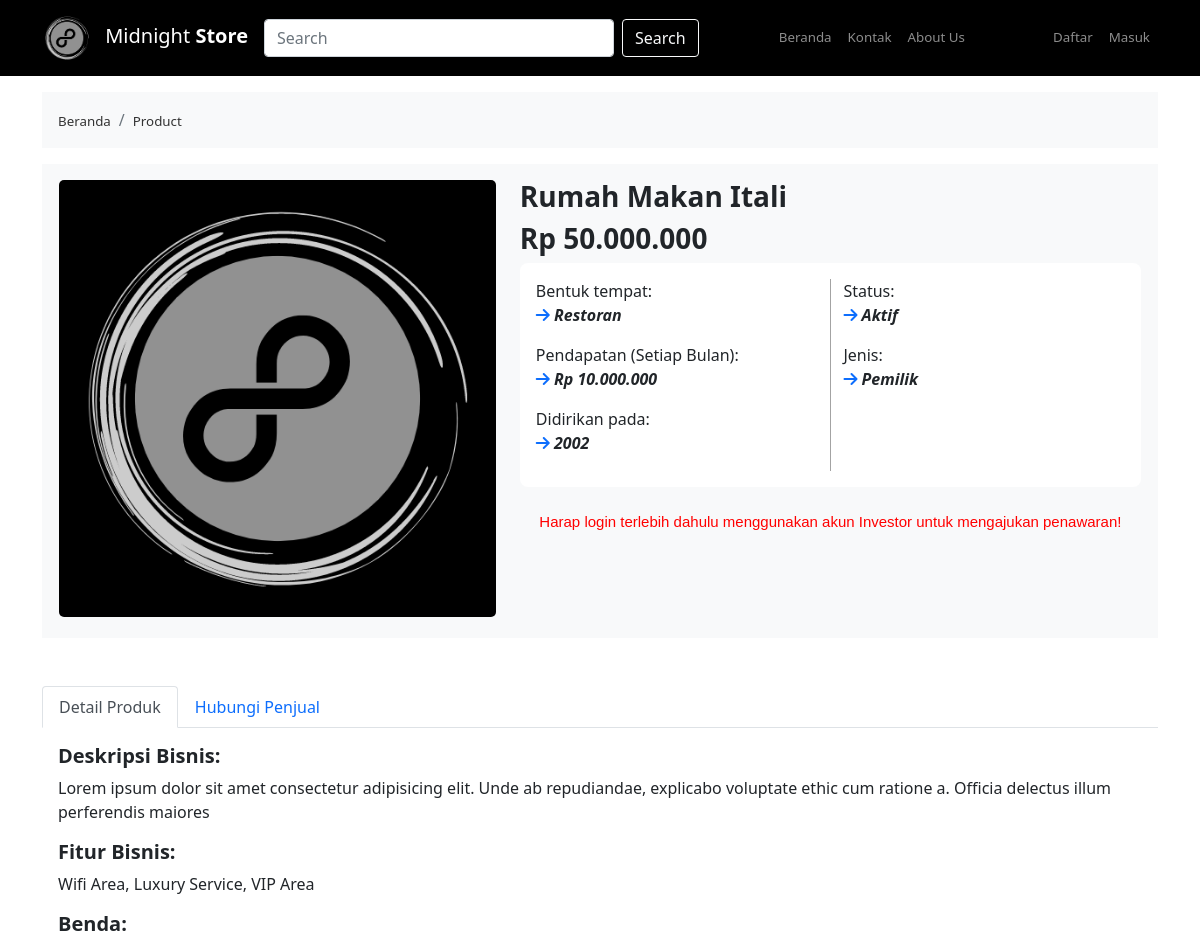
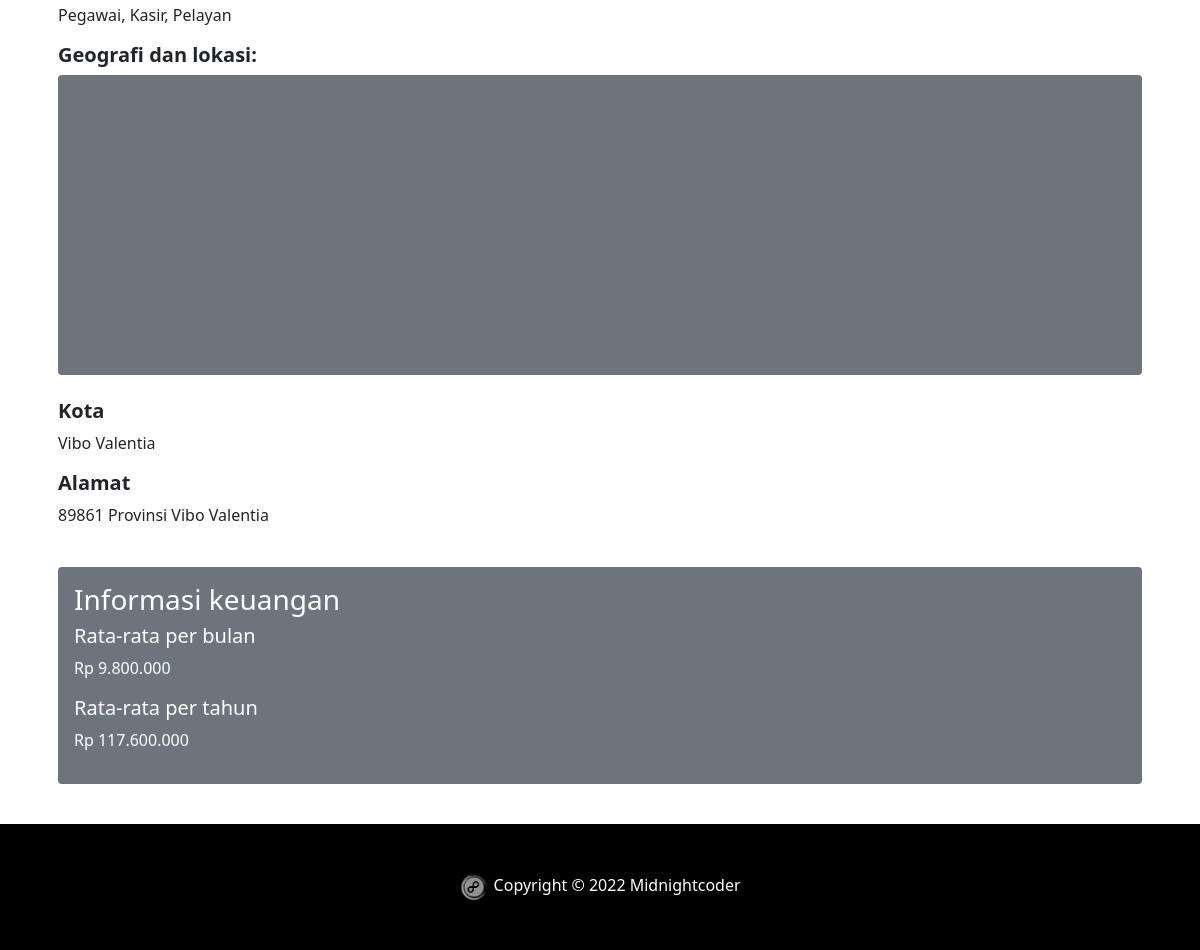
/product.php?id=2, run on the app's committed database (2 pictures, top to bottom).
### tables this page shows
CREATE TABLE `bisnis` (
  `id` int(11) NOT NULL,
  `nama` varchar(60) NOT NULL,
  `deskripsi` text NOT NULL,
  `harga` int(11) NOT NULL,
  `bentuk` varchar(15) NOT NULL,
  `pendapatan` varchar(20) NOT NULL,
  `didirikan` year(4) NOT NULL,
  `status` varchar(10) NOT NULL,
  `jenis` varchar(15) NOT NULL,
  `fitur` text DEFAULT NULL,
  `benda` text DEFAULT NULL,
  `mapLat` float(10,6) DEFAULT NULL,
  `mapLng` float(10,6) DEFAULT NULL,
  `kota` varchar(15) NOT NULL,
  `alamat` text NOT NULL,
  `rataPerB` varchar(20) NOT NULL,
  `rataPerT` varchar(20) NOT NULL,
  `idPengusaha` int(255) NOT NULL
);

### product.php (the view, shortened to what this page needs)
<!doctype html>
<html lang="en">
<head>
  <link href="https://cdn.jsdelivr.net/npm/bootstrap@5.1.3/dist/css/bootstrap.min.css" rel="stylesheet"
>
  <link rel="stylesheet" type="text/css" href="product.css">
  <link rel="stylesheet" href="https://cdnjs.cloudflare.com/ajax/libs/font-awesome/6.2.1/css/all.min.css"
 />
</head>
<body>
  <?php
    include "connect.php";
  ?>
  <nav class="navbar navbar-expand-lg navbar-dark bg-black">
    <div class="container">
      <a class="navbar-brand" href="index.php">
        <img src="img/1.png" alt="" width="50" height="50" class="me-2">
        Midnight <strong>Store</strong>
      </a>
      <div class="collapse navbar-collapse" id="navbarNav">
        <form class="d-flex">
          <input class="form-control me-2" type="search" placeholder="Search" aria-label="Search">
          <button class="btn btn-outline-light" type="submit">Search</button>
        </form>
        <ul class="navbar-nav ms-auto">
          <li class="nav-item">
            <a class="nav-link" aria-current="page" href="index.php">Beranda</a>
          </li>
          <li class="nav-item">
            <a class="nav-link" href="https://wa.me/+628886964888">Kontak</a>
          </li>
          <li class="nav-item">
            <a class="nav-link" href="us.html">About Us</a>
          </li>
        </ul>
        <ul class="navbar-nav ms-auto">
        <?php
            if (isset($_SESSION['email']) && $_SESSION['email'] == TRUE) {
              $email = $_SESSION['email'];
              echo '
                      <li class="nav-item">
                        <img src="logined/userimg/user-' . $idPengguna . '.jpg" class="rounded-circle" onError="this.src = \'img/1.png\'" style="width:40px; height:40px">
                      </li>
                      <li class="nav-item">
                        <a href="logined/profile.php" class="nav-link">' . $email . '</a>
                      </li>
                      <li class="nav-item">
                        <a href="logout.php" class="nav-link" style="color: red;">Logout</a>
                      </li>
                      ';
            } else {
              echo "
                    <li class='nav-item'>
                      <a class='nav-link' href='register.php'> Daftar</a>
                    </li>
                    <li class='nav-item'>
                      <a class='nav-link' href='login.php'> Masuk</a>
                    </li>
                    ";
            }
        ?>
        </ul>
      </div>
    </div>
  </nav>
  <div class="container">
    <nav aria-label="breadcrumb" class="bg-light mt-3">
      <ol class="breadcrumb p-3">
        <li class="breadcrumb-item"><a href="index.php" class="text-decoration-none">Beranda</a></li>
        <li class="breadcrumb-item active"><a href="#" class="text-decoration-none">Product</a></li>
      </ol>
    </nav>
  </div>
  <?php
    $id = $_GET['id'];
    $sql = "SELECT * FROM bisnis WHERE id = $id";
    $hasil = mysqli_query($conn, $sql);
    $row = mysqli_fetch_assoc($hasil);
    $nama = $row['nama'];
    $deskripsi = $row['deskripsi'];
    $harga = $row['harga'];
    $bentuk = $row['bentuk'];
    $pendapatan = $row['pendapatan'];
    $didirikan = $row['didirikan'];
    $status = $row['status'];
    $jenisB = $row['jenis'];
    $fitur = $row['fitur'];
    $benda = $row['benda'];
    $mapLat = $row['mapLat'];
    $mapLng = $row['mapLng'];
    $kota = $row['kota'];
    $alamat = $row['alamat'];
    $rataPerB = $row['rataPerB'];
    $rataPerT = $row['rataPerT'];
  ?>
  <div class="container">
    <div class="row row-product bg-light">
      <div class="col-md-5 col-8">
        <figure class="figure">
          <div id="carouselExampleControls" class="carousel slide" data-bs-ride="carousel">
            <div class="carousel-inner">
              <div class="carousel-item active">
                <img src="img/1.png" class="w-100" style="border-radius: 5px; width: 450px;">
              </div>
            </div>
          </div>
        </figure>
      </div>
      <div class="col-md-7 col-12">
        <h3 class="h3-header"><?php echo $nama?></h3>
        <h3 class="h3-header">Rp <?php echo number_format($harga, 0, ',', '.');?></h3>
        <div class="bg-white p-3" style="border-radius: 8px;">
          <div class="row">
            <div class="col-6 ">
              <p>Bentuk tempat: <br> <span class="fw-bold fst-italic"><i
                    class="text-primary fa-solid fa-arrow-right"></i> <?php echo $bentuk?></span></p>
              <p>Pendapatan (Setiap Bulan): <br> <span class="fw-bold fst-italic"><i
                    class="text-primary fa-solid fa-arrow-right"></i> Rp <?php echo $pendapatan?></span>
              </p>
              <p>Didirikan pada: <br> <span class="fw-bold fst-italic"><i
                    class="text-primary fa-solid fa-arrow-right"></i> <?php echo $didirikan?></span></p>
            </div>
            <div class="col-6 " style="border-left: solid 1px rgb(163, 163, 163);">
              <p>Status: <br> <span class="fw-bold fst-italic"><i class="text-primary fa-solid fa-arrow-right"></i>
                  <?php echo $status?></span></p>
              <p>Jenis: <br> <span class="fw-bold fst-italic"><i class="text-primary fa-solid fa-arrow-right"></i>
                  <?php echo $jenisB?></span>
              </p>
            </div>
          </div>
        </div>
        <?php
        if (isset($_SESSION['email']) && $_SESSION['email'] == TRUE) {
          $jenis = $_SESSION['id_jenis'];
          if ($jenis == 2) {
        ?>
        <div class="mt-4">
          <button class="button" onclick="openPopup()"> Ajukan Penawaran!</button>
          <div class="container">
            <div class="popup-content" id="popup-content">
              <img src="img/1.png">
              <br>
              <br>
              <button class="bckBtn" onclick="closePopup()">
              </button>
              <h2>Tertarik dengan bisnis ini ?</h2>
              <p>Anda ingin mengajukan penawaran untuk bisnis ini ?</p>
              <h2>Harga Bisnis</h2>
              <h2>Rp <?php echo number_format($harga, 0, ',', '.')?></h2>
              <br>
              <br>
              <br>
              <form action="productFunction.php?id=<?php echo $id?>" method="POST">
                <div class="row">
                  <div class="col">
                    <h5>Harga Tawaran Anda</h5>
                    <div class="inputDiv">
                        <h5>Rp</h5>
                        <input required name="nominal" class="form-control ms-2 mb-4 w-100" type="text" placeholder="Nominal"
                       autocomplete="off">
                    </div>
                </div>
              </div>
              <hr>
                <div class="btnDiv">
                    <button type="submit" name="submit" id="submit" onclick="popupConf();" style="width: 100%;" class="buttonAjukan"> Ajukan</button>
                </div>
              </form>
              <script>
                function onlyNumberKey(evt) {
                  // Only ASCII character in that range allowed
                  var ASCIICode = (evt.which) ? evt.which : evt.keyCode
                  if (ASCIICode > 31 && (ASCIICode < 48 || ASCIICode > 57))
                    return false;
                  return true;
                }
                function popupConf() {
                  confirm("Anda yakin akan mengajukan penawaran ke bisnis ini?");
                }
              </script>
              <script>
                let popup = document.getElementById("popup-content");
                function openPopup() {
                  popup.classList.add("open-popup-content");
                }
                function closePopup() {
                  popup.classList.remove("open-popup-content");
                }
                var tanpa_rupiah = document.getElementById('tanpa-rupiah');
                  tanpa_rupiah.addEventListener('keyup', function(e)
                  {
                      tanpa_rupiah.value = formatRupiah(this.value);
                  });
                  function formatRupiah(angka, prefix)
                  {
                      var number_string = angka.replace(/[^,\d]/g, '').toString(),
                          split    = number_string.split(','),
                          sisa     = split[0].length % 3,
                          rupiah     = split[0].substr(0, sisa),
                          ribuan     = split[0].substr(sisa).match(/\d{3}/gi);
                      if (ribuan) {
                          separator = sisa ? '.' : '';
                          rupiah += separator + ribuan.join('.');
                      }
                      rupiah = split[1] != undefined ? rupiah + ',' + split[1] : rupiah;
                      return prefix == undefined ? rupiah : (rupiah ? 'Rp. ' + rupiah : '');
                  }
              </script>
            </div>
          </div>
        </div>
        <?php
          } else {
            echo "
            <div class='mt-4'>
              <p style='text-align: center; font-family: Arial; font-size: 15px; color: red;'>Harap login terlebih dahulu menggunakan akun Investor untuk mengajukan penawaran!</p>
            </div>
            ";
          }
        } else {
          echo "
          <div class='mt-4'>
            <p style='text-align: center; font-family: Arial; font-size: 15px; color: red;'>Harap login terlebih dahulu menggunakan akun Investor untuk mengajukan penawaran!</p>
          </div>
          ";
        }
        ?>
      </div>
    </div>
    <div class="row mt-5">
      <div class="col-12">
        <ul class="nav nav-tabs" id="myTab" role="tablist">
          <li class="nav-item" role="presentation">
            <button class="nav-link active" id="home-tab" data-bs-toggle="tab" data-bs-target="#home" type="button"
              role="tab" aria-controls="home" aria-selected="true">Detail Produk</button>
          </li>
          <li class="nav-item" role="presentation">
            <button class="nav-link" id="profile-tab" data-bs-toggle="tab" data-bs-target="#profile" type="button"
              role="tab" aria-controls="profile" aria-selected="false">Hubungi Penjual</button>
          </li>
        </ul>
        <div class="tab-content" id="myTabContent">
          <div class="tab-pane fade show active p-3" id="home" role="tabpanel" aria-labelledby="home-tab">
            <h5><strong>Deskripsi Bisnis:</strong></h5>
            <p><?php echo $deskripsi?></p>
            <h5> <strong> Fitur Bisnis:</strong></h5>
            <p> <?php echo $fitur?></p>
            <h5> <strong> Benda:</strong></h5>
            <p><?php echo $benda?></p>
            <?php
            if ($mapLat && $mapLng != NULL || $mapLat && $mapLng > 0) {
            ?>
            <h5> <strong> Geografi dan lokasi:</strong></h5>
            <div class="bg-secondary rounded">
              <div id="map"></div>
            </div>
            <br>
            <?php
            }
            ?>
            <h5><strong> Kota</strong></h5>
            <p> <?php echo $kota?> </p>
            <h5> <strong> Alamat</strong></h5>
            <p> <?php echo $alamat?> </p>
            <br>
            <div class="bg-secondary p-3 rounded" style="color: white;">
              <h3>Informasi keuangan</h3>
              <h5>Rata-rata per bulan</h5>
              <p> Rp <?php echo $rataPerB?></p>
              <h5>Rata-rata per tahun</h5>
              <p> Rp <?php echo $rataPerT?></p>
            </div>
            <br>
          </div>
        </div>
      </div>
    </div>
  </div>
  <footer class="bg-black p-5 position-sticky top-100">
    <div class="container">
      <div class="row">
        <div class="col" style="text-align: center;">
          <img src="img/1.png" style="width: 30px;">
          <span style="color: white;">Copyright &copy; 2022 Midnightcoder</span>
        </div>
      </div>
    </div>
  </footer>
</body>
</html>

### product.css (style rules this page uses)
.row-product { margin: 0; padding: 5px; padding-top: 16px; }
.h3-header { font-size: calc(20px+0.5vw); font-weight: bold; }
html, body { min-height: 100%; height: 100%; font-size: calc(10px + 0.5vw); }
.form-control { width: 350px; }
.container .card .face.face2 .content p, a { font-size: 10pt; margin: 0 ; padding: 0; color:#333; }
#map { height: 300px; width: 100%; }

### data on the page
bisnis: nama "Rumah Makan Itali", harga "50.000.000", bentuk "Restoran", pendapatan "10.000.000", didirikan "2002", status "Aktif", jenis "Pemilik", deskripsi "Lorem ipsum dolor sit amet consectetur adipisicing elit. Unde ab repudiandae, explicabo voluptate ethic cum ratione a. Officia delectus illum perferendis maiores", fitur "Wifi Area, Luxury Service, VIP Area", benda "Pegawai, Kasir, Pelayan", kota "Vibo Valentia", alamat "89861 Provinsi Vibo Valentia", rataPerB "9.800.000", rataPerT "117.600.000"
